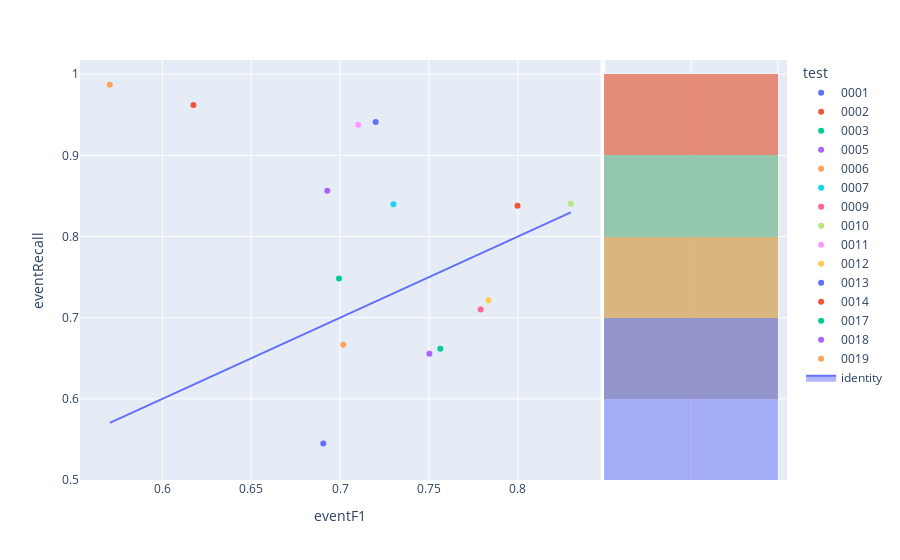

Notebook source saved alongside this figure:
### Code cell
fig=px.scatter(experimentModels_N2,x='eventF1',y='eventRecall',color='test',hover_name='modelId', marginal_y="histogram")
fig.add_trace(
    go.Scatter(x=experimentModels_N2['eventF1'], y=experimentModels_N2['eventF1'], name="identity", mode='lines',fill="toself")
)
fig.show()

### Figure 1 — Plotly figure (JSON) as saved in the notebook; plotly's stock layout.template omitted (floating-point values rounded to 4 significant figures)
{"data": [{"hovertemplate": "<b>%{hovertext}</b><br><br>test=0001<br>eventF1=%{x}<br>eventRecall=%{y}<extra></extra>", "hovertext": ["d51d037b-304a-48df-970e-58aac592ac87"], "legendgroup": "0001", "marker": {"color": "#636efa", "symbol": "circle"}, "mode": "markers", "name": "0001", "orientation": "v", "showlegend": true, "type": "scatter", "x": [0.6905], "xaxis": "x", "y": [0.545], "yaxis": "y"}, {"alignmentgroup": "True", "bingroup": "y", "hovertemplate": "test=0001<br>eventRecall=%{y}<br>count=%{x}<extra></extra>", "legendgroup": "0001", "marker": {"color": "#636efa"}, "name": "0001", "offsetgroup": "0001", "opacity": 0.5, "showlegend": false, "type": "histogram", "xaxis": "x2", "y": [0.545], "yaxis": "y2"}, {"hovertemplate": "<b>%{hovertext}</b><br><br>test=0002<br>eventF1=%{x}<br>eventRecall=%{y}<extra></extra>", "hovertext": ["50ebd176-f601-4f02-bcd5-e0c07a362a35"], "legendgroup": "0002", "marker": {"color": "#EF553B", "symbol": "circle"}, "mode": "markers", "name": "0002", "orientation": "v", "showlegend": true, "type": "scatter", "x": [0.7998], "xaxis": "x", "y": [0.838], "yaxis": "y"}, {"alignmentgroup": "True", "bingroup": "y", "hovertemplate": "test=0002<br>eventRecall=%{y}<br>count=%{x}<extra></extra>", "legendgroup": "0002", "marker": {"color": "#EF553B"}, "name": "0002", "offsetgroup": "0002", "opacity": 0.5, "showlegend": false, "type": "histogram", "xaxis": "x2", "y": [0.838], "yaxis": "y2"}, {"hovertemplate": "<b>%{hovertext}</b><br><br>test=0003<br>eventF1=%{x}<br>eventRecall=%{y}<extra></extra>", "hovertext": ["ad0e1cc1-5a53-45b1-b13e-ca760e58c787"], "legendgroup": "0003", "marker": {"color": "#00cc96", "symbol": "circle"}, "mode": "markers", "name": "0003", "orientation": "v", "showlegend": true, "type": "scatter", "x": [0.6993], "xaxis": "x", "y": [0.7483], "yaxis": "y"}, {"alignmentgroup": "True", "bingroup": "y", "hovertemplate": "test=0003<br>eventRecall=%{y}<br>count=%{x}<extra></extra>", "legendgroup": "0003", "marker": {"color": "#00cc96"}, "name": "0003", "offsetgroup": "0003", "opacity": 0.5, "showlegend": false, "type": "histogram", "xaxis": "x2", "y": [0.7483], "yaxis": "y2"}, {"hovertemplate": "<b>%{hovertext}</b><br><br>test=0005<br>eventF1=%{x}<br>eventRecall=%{y}<extra></extra>", "hovertext": ["953522b6-a687-4555-b7bd-64e50323f539"], "legendgroup": "0005", "marker": {"color": "#ab63fa", "symbol": "circle"}, "mode": "markers", "name": "0005", "orientation": "v", "showlegend": true, "type": "scatter", "x": [0.6928], "xaxis": "x", "y": [0.8563], "yaxis": "y"}, {"alignmentgroup": "True", "bingroup": "y", "hovertemplate": "test=0005<br>eventRecall=%{y}<br>count=%{x}<extra></extra>", "legendgroup": "0005", "marker": {"color": "#ab63fa"}, "name": "0005", "offsetgroup": "0005", "opacity": 0.5, "showlegend": false, "type": "histogram", "xaxis": "x2", "y": [0.8563], "yaxis": "y2"}, {"hovertemplate": "<b>%{hovertext}</b><br><br>test=0006<br>eventF1=%{x}<br>eventRecall=%{y}<extra></extra>", "hovertext": ["fdff7a52-c874-434c-b79a-4652e6521b61"], "legendgroup": "0006", "marker": {"color": "#FFA15A", "symbol": "circle"}, "mode": "markers", "name": "0006", "orientation": "v", "showlegend": true, "type": "scatter", "x": [0.7018], "xaxis": "x", "y": [0.6667], "yaxis": "y"}, {"alignmentgroup": "True", "bingroup": "y", "hovertemplate": "test=0006<br>eventRecall=%{y}<br>count=%{x}<extra></extra>", "legendgroup": "0006", "marker": {"color": "#FFA15A"}, "name": "0006", "offsetgroup": "0006", "opacity": 0.5, "showlegend": false, "type": "histogram", "xaxis": "x2", "y": [0.6667], "yaxis": "y2"}, {"hovertemplate": "<b>%{hovertext}</b><br><br>test=0007<br>eventF1=%{x}<br>eventRecall=%{y}<extra></extra>", "hovertext": ["a99170bc-4dc5-4b27-84df-f565c6f142c5"], "legendgroup": "0007", "marker": {"color": "#19d3f3", "symbol": "circle"}, "mode": "markers", "name": "0007", "orientation": "v", "showlegend": true, "type": "scatter", "x": [0.73], "xaxis": "x", "y": [0.8399], "yaxis": "y"}, {"alignmentgroup": "True", "bingroup": "y", "hovertemplate": "test=0007<br>eventRecall=%{y}<br>count=%{x}<extra></extra>", "legendgroup": "0007", "marker": {"color": "#19d3f3"}, "name": "0007", "offsetgroup": "0007", "opacity": 0.5, "showlegend": false, "type": "histogram", "xaxis": "x2", "y": [0.8399], "yaxis": "y2"}, {"hovertemplate": "<b>%{hovertext}</b><br><br>test=0009<br>eventF1=%{x}<br>eventRecall=%{y}<extra></extra>", "hovertext": ["d4f86014-a983-4a56-940a-a53396539084"], "legendgroup": "0009", "marker": {"color": "#FF6692", "symbol": "circle"}, "mode": "markers", "name": "0009", "orientation": "v", "showlegend": true, "type": "scatter", "x": [0.7791], "xaxis": "x", "y": [0.7101], "yaxis": "y"}, {"alignmentgroup": "True", "bingroup": "y", "hovertemplate": "test=0009<br>eventRecall=%{y}<br>count=%{x}<extra></extra>", "legendgroup": "0009", "marker": {"color": "#FF6692"}, "name": "0009", "offsetgroup": "0009", "opacity": 0.5, "showlegend": false, "type": "histogram", "xaxis": "x2", "y": [0.7101], "yaxis": "y2"}, {"hovertemplate": "<b>%{hovertext}</b><br><br>test=0010<br>eventF1=%{x}<br>eventRecall=%{y}<extra></extra>", "hovertext": ["b9ba925c-8862-41ae-85ac-87efe667dc99"], "legendgroup": "0010", "marker": {"color": "#B6E880", "symbol": "circle"}, "mode": "markers", "name": "0010", "orientation": "v", "showlegend": true, "type": "scatter", "x": [0.8298], "xaxis": "x", "y": [0.8403], "yaxis": "y"}, {"alignmentgroup": "True", "bingroup": "y", "hovertemplate": "test=0010<br>eventRecall=%{y}<br>count=%{x}<extra></extra>", "legendgroup": "0010", "marker": {"color": "#B6E880"}, "name": "0010", "offsetgroup": "0010", "opacity": 0.5, "showlegend": false, "type": "histogram", "xaxis": "x2", "y": [0.8403], "yaxis": "y2"}, {"hovertemplate": "<b>%{hovertext}</b><br><br>test=0011<br>eventF1=%{x}<br>eventRecall=%{y}<extra></extra>", "hovertext": ["9a796814-2401-4dbb-811c-695c7c0888bb"], "legendgroup": "0011", "marker": {"color": "#FF97FF", "symbol": "circle"}, "mode": "markers", "name": "0011", "orientation": "v", "showlegend": true, "type": "scatter", "x": [0.7102], "xaxis": "x", "y": [0.9377], "yaxis": "y"}, {"alignmentgroup": "True", "bingroup": "y", "hovertemplate": "test=0011<br>eventRecall=%{y}<br>count=%{x}<extra></extra>", "legendgroup": "0011", "marker": {"color": "#FF97FF"}, "name": "0011", "offsetgroup": "0011", "opacity": 0.5, "showlegend": false, "type": "histogram", "xaxis": "x2", "y": [0.9377], "yaxis": "y2"}, {"hovertemplate": "<b>%{hovertext}</b><br><br>test=0012<br>eventF1=%{x}<br>eventRecall=%{y}<extra></extra>", "hovertext": ["3be685c1-02ea-4a2f-8478-ca265ccc3196"], "legendgroup": "0012", "marker": {"color": "#FECB52", "symbol": "circle"}, "mode": "markers", "name": "0012", "orientation": "v", "showlegend": true, "type": "scatter", "x": [0.7834], "xaxis": "x", "y": [0.7214], "yaxis": "y"}, {"alignmentgroup": "True", "bingroup": "y", "hovertemplate": "test=0012<br>eventRecall=%{y}<br>count=%{x}<extra></extra>", "legendgroup": "0012", "marker": {"color": "#FECB52"}, "name": "0012", "offsetgroup": "0012", "opacity": 0.5, "showlegend": false, "type": "histogram", "xaxis": "x2", "y": [0.7214], "yaxis": "y2"}, {"hovertemplate": "<b>%{hovertext}</b><br><br>test=0013<br>eventF1=%{x}<br>eventRecall=%{y}<extra></extra>", "hovertext": ["016159f4-e171-4f6e-a510-0e5e140f8929"], "legendgroup": "0013", "marker": {"color": "#636efa", "symbol": "circle"}, "mode": "markers", "name": "0013", "orientation": "v", "showlegend": true, "type": "scatter", "x": [0.72], "xaxis": "x", "y": [0.9413], "yaxis": "y"}, {"alignmentgroup": "True", "bingroup": "y", "hovertemplate": "test=0013<br>eventRecall=%{y}<br>count=%{x}<extra></extra>", "legendgroup": "0013", "marker": {"color": "#636efa"}, "name": "0013", "offsetgroup": "0013", "opacity": 0.5, "showlegend": false, "type": "histogram", "xaxis": "x2", "y": [0.9413], "yaxis": "y2"}, {"hovertemplate": "<b>%{hovertext}</b><br><br>test=0014<br>eventF1=%{x}<br>eventRecall=%{y}<extra></extra>", "hovertext": ["da40a91f-c09e-4752-899f-0d848fc48c20"], "legendgroup": "0014", "marker": {"color": "#EF553B", "symbol": "circle"}, "mode": "markers", "name": "0014", "orientation": "v", "showlegend": true, "type": "scatter", "x": [0.6174], "xaxis": "x", "y": [0.9621], "yaxis": "y"}, {"alignmentgroup": "True", "bingroup": "y", "hovertemplate": "test=0014<br>eventRecall=%{y}<br>count=%{x}<extra></extra>", "legendgroup": "0014", "marker": {"color": "#EF553B"}, "name": "0014", "offsetgroup": "0014", "opacity": 0.5, "showlegend": false, "type": "histogram", "xaxis": "x2", "y": [0.9621], "yaxis": "y2"}, {"hovertemplate": "<b>%{hovertext}</b><br><br>test=0017<br>eventF1=%{x}<br>eventRecall=%{y}<extra></extra>", "hovertext": ["c30b34f2-52b8-47af-9309-81c72f52ea3d"], "legendgroup": "0017", "marker": {"color": "#00cc96", "symbol": "circle"}, "mode": "markers", "name": "0017", "orientation": "v", "showlegend": true, "type": "scatter", "x": [0.7564], "xaxis": "x", "y": [0.6617], "yaxis": "y"}, {"alignmentgroup": "True", "bingroup": "y", "hovertemplate": "test=0017<br>eventRecall=%{y}<br>count=%{x}<extra></extra>", "legendgroup": "0017", "marker": {"color": "#00cc96"}, "name": "0017", "offsetgroup": "0017", "opacity": 0.5, "showlegend": false, "type": "histogram", "xaxis": "x2", "y": [0.6617], "yaxis": "y2"}, {"hovertemplate": "<b>%{hovertext}</b><br><br>test=0018<br>eventF1=%{x}<br>eventRecall=%{y}<extra></extra>", "hovertext": ["63920ef1-b7bd-453c-af1b-c87e2c3f9ad0"], "legendgroup": "0018", "marker": {"color": "#ab63fa", "symbol": "circle"}, "mode": "markers", "name": "0018", "orientation": "v", "showlegend": true, "type": "scatter", "x": [0.7502], "xaxis": "x", "y": [0.6555], "yaxis": "y"}, {"alignmentgroup": "True", "bingroup": "y", "hovertemplate": "test=0018<br>eventRecall=%{y}<br>count=%{x}<extra></extra>", "legendgroup": "0018", "marker": {"color": "#ab63fa"}, "name": "0018", "offsetgroup": "0018", "opacity": 0.5, "showlegend": false, "type": "histogram", "xaxis": "x2", "y": [0.6555], "yaxis": "y2"}, {"hovertemplate": "<b>%{hovertext}</b><br><br>test=0019<br>eventF1=%{x}<br>eventRecall=%{y}<extra></extra>", "hovertext": ["73a45ddb-cbce-44c1-8ed8-007d5677989f"], "legendgroup": "0019", "marker": {"color": "#FFA15A", "symbol": "circle"}, "mode": "markers", "name": "0019", "orientation": "v", "showlegend": true, "type": "scatter", "x": [0.5704], "xaxis": "x", "y": [0.987], "yaxis": "y"}, {"alignmentgroup": "True", "bingroup": "y", "hovertemplate": "test=0019<br>eventRecall=%{y}<br>count=%{x}<extra></extra>", "legendgroup": "0019", "marker": {"color": "#FFA15A"}, "name": "0019", "offsetgroup": "0019", "opacity": 0.5, "showlegend": false, "type": "histogram", "xaxis": "x2", "y": [0.987], "yaxis": "y2"}, {"fill": "toself", "mode": "lines", "name": "identity", "type": "scatter", "x": [0.6905, 0.7998, 0.6993, 0.6928, 0.7018, 0.73, 0.7791, 0.8298, 0.7102, 0.7834, 0.72, 0.6174, 0.7564, 0.7502, 0.5704], "y": [0.6905, 0.7998, 0.6993, 0.6928, 0.7018, 0.73, 0.7791, 0.8298, 0.7102, 0.7834, 0.72, 0.6174, 0.7564, 0.7502, 0.5704]}], "layout": {"barmode": "overlay", "legend": {"title": {"text": "test"}, "tracegroupgap": 0}, "margin": {"t": 60}, "xaxis": {"anchor": "y", "domain": [0, 0.7363], "title": {"text": "eventF1"}}, "xaxis2": {"anchor": "y2", "domain": [0.7413, 1], "matches": "x2", "showgrid": true, "showline": false, "showticklabels": false, "ticks": ""}, "yaxis": {"anchor": "x", "domain": [0, 1], "title": {"text": "eventRecall"}}, "yaxis2": {"anchor": "x2", "domain": [0, 1], "matches": "y", "showgrid": true, "showticklabels": false}}}
